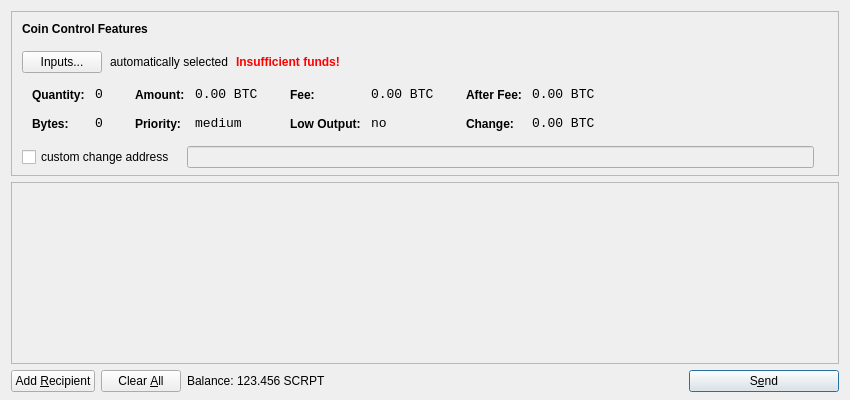
<?xml version="1.0" encoding="UTF-8"?>
<ui version="4.0">
 <class>SendCoinsDialog</class>
 <widget class="QDialog" name="SendCoinsDialog">
  <property name="geometry">
   <rect>
    <x>0</x>
    <y>0</y>
    <width>850</width>
    <height>400</height>
   </rect>
  </property>
  <property name="windowTitle">
   <string>Send Coins</string>
  </property>
  <layout class="QVBoxLayout" name="verticalLayout" stretch="0,1,0">
   <property name="bottomMargin">
    <number>8</number>
   </property>
   <item>
    <widget class="QFrame" name="frameCoinControl">
     <property name="sizePolicy">
      <sizepolicy hsizetype="Expanding" vsizetype="Expanding">
       <horstretch>0</horstretch>
       <verstretch>0</verstretch>
      </sizepolicy>
     </property>
     <property name="maximumSize">
      <size>
       <width>16777215</width>
       <height>16777215</height>
      </size>
     </property>
     <property name="frameShape">
      <enum>QFrame::StyledPanel</enum>
     </property>
     <property name="frameShadow">
      <enum>QFrame::Sunken</enum>
     </property>
     <layout class="QVBoxLayout" name="verticalLayoutCoinControl2">
      <property name="spacing">
       <number>-1</number>
      </property>
      <property name="leftMargin">
       <number>0</number>
      </property>
      <property name="topMargin">
       <number>0</number>
      </property>
      <property name="rightMargin">
       <number>0</number>
      </property>
      <property name="bottomMargin">
       <number>6</number>
      </property>
      <item>
       <layout class="QVBoxLayout" name="verticalLayoutCoinControl" stretch="0,0,0,0,1">
        <property name="spacing">
         <number>0</number>
        </property>
        <property name="leftMargin">
         <number>10</number>
        </property>
        <property name="topMargin">
         <number>10</number>
        </property>
        <item>
         <layout class="QHBoxLayout" name="horizontalLayoutCoinControl1">
          <property name="bottomMargin">
           <number>15</number>
          </property>
          <item>
           <widget class="QLabel" name="labelCoinControlFeatures">
            <property name="sizePolicy">
             <sizepolicy hsizetype="Preferred" vsizetype="Maximum">
              <horstretch>0</horstretch>
              <verstretch>0</verstretch>
             </sizepolicy>
            </property>
            <property name="font">
             <font>
              <weight>75</weight>
              <bold>true</bold>
             </font>
            </property>
            <property name="styleSheet">
             <string notr="true">font-weight:bold;</string>
            </property>
            <property name="text">
             <string>Coin Control Features</string>
            </property>
           </widget>
          </item>
         </layout>
        </item>
        <item>
         <layout class="QHBoxLayout" name="horizontalLayoutCoinControl2" stretch="0,0,0,0">
          <property name="spacing">
           <number>8</number>
          </property>
          <property name="bottomMargin">
           <number>10</number>
          </property>
          <item>
           <widget class="QPushButton" name="pushButtonCoinControl">
            <property name="styleSheet">
             <string notr="true"/>
            </property>
            <property name="text">
             <string>Inputs...</string>
            </property>
           </widget>
          </item>
          <item>
           <widget class="QLabel" name="labelCoinControlAutomaticallySelected">
            <property name="text">
             <string>automatically selected</string>
            </property>
            <property name="margin">
             <number>5</number>
            </property>
           </widget>
          </item>
          <item>
           <widget class="QLabel" name="labelCoinControlInsuffFunds">
            <property name="font">
             <font>
              <weight>75</weight>
              <bold>true</bold>
             </font>
            </property>
            <property name="styleSheet">
             <string notr="true">color:red;font-weight:bold;</string>
            </property>
            <property name="text">
             <string>Insufficient funds!</string>
            </property>
            <property name="margin">
             <number>5</number>
            </property>
           </widget>
          </item>
          <item>
           <spacer name="horizontalSpacerCoinControl">
            <property name="orientation">
             <enum>Qt::Horizontal</enum>
            </property>
            <property name="sizeHint" stdset="0">
             <size>
              <width>40</width>
              <height>1</height>
             </size>
            </property>
           </spacer>
          </item>
         </layout>
        </item>
        <item>
         <widget class="QWidget" name="widgetCoinControl" native="true">
          <property name="sizePolicy">
           <sizepolicy hsizetype="Preferred" vsizetype="Preferred">
            <horstretch>0</horstretch>
            <verstretch>0</verstretch>
           </sizepolicy>
          </property>
          <property name="minimumSize">
           <size>
            <width>0</width>
            <height>0</height>
           </size>
          </property>
          <property name="styleSheet">
           <string notr="true"/>
          </property>
          <layout class="QHBoxLayout" name="horizontalLayoutCoinControl5">
           <property name="margin">
            <number>0</number>
           </property>
           <item>
            <layout class="QHBoxLayout" name="horizontalLayoutCoinControl3" stretch="0,0,0,1">
             <property name="spacing">
              <number>20</number>
             </property>
             <property name="topMargin">
              <number>0</number>
             </property>
             <property name="bottomMargin">
              <number>10</number>
             </property>
             <item>
              <layout class="QFormLayout" name="formLayoutCoinControl1">
               <property name="horizontalSpacing">
                <number>10</number>
               </property>
               <property name="verticalSpacing">
                <number>14</number>
               </property>
               <property name="leftMargin">
                <number>10</number>
               </property>
               <property name="topMargin">
                <number>4</number>
               </property>
               <property name="rightMargin">
                <number>6</number>
               </property>
               <item row="0" column="0">
                <widget class="QLabel" name="labelCoinControlQuantityText">
                 <property name="styleSheet">
                  <string notr="true">font-weight:bold;</string>
                 </property>
                 <property name="text">
                  <string>Quantity:</string>
                 </property>
                 <property name="margin">
                  <number>0</number>
                 </property>
                </widget>
               </item>
               <item row="0" column="1">
                <widget class="QLabel" name="labelCoinControlQuantity">
                 <property name="font">
                  <font>
                   <family>Monospace</family>
                   <pointsize>10</pointsize>
                  </font>
                 </property>
                 <property name="cursor">
                  <cursorShape>IBeamCursor</cursorShape>
                 </property>
                 <property name="contextMenuPolicy">
                  <enum>Qt::ActionsContextMenu</enum>
                 </property>
                 <property name="text">
                  <string notr="true">0</string>
                 </property>
                 <property name="margin">
                  <number>0</number>
                 </property>
                 <property name="textInteractionFlags">
                  <set>Qt::LinksAccessibleByMouse|Qt::TextSelectableByKeyboard|Qt::TextSelectableByMouse</set>
                 </property>
                </widget>
               </item>
               <item row="1" column="0">
                <widget class="QLabel" name="labelCoinControlBytesText">
                 <property name="styleSheet">
                  <string notr="true">font-weight:bold;</string>
                 </property>
                 <property name="text">
                  <string>Bytes:</string>
                 </property>
                </widget>
               </item>
               <item row="1" column="1">
                <widget class="QLabel" name="labelCoinControlBytes">
                 <property name="font">
                  <font>
                   <family>Monospace</family>
                   <pointsize>10</pointsize>
                  </font>
                 </property>
                 <property name="cursor">
                  <cursorShape>IBeamCursor</cursorShape>
                 </property>
                 <property name="contextMenuPolicy">
                  <enum>Qt::ActionsContextMenu</enum>
                 </property>
                 <property name="text">
                  <string notr="true">0</string>
                 </property>
                 <property name="textInteractionFlags">
                  <set>Qt::LinksAccessibleByMouse|Qt::TextSelectableByKeyboard|Qt::TextSelectableByMouse</set>
                 </property>
                </widget>
               </item>
              </layout>
             </item>
             <item>
              <layout class="QFormLayout" name="formLayoutCoinControl2">
               <property name="horizontalSpacing">
                <number>10</number>
               </property>
               <property name="verticalSpacing">
                <number>14</number>
               </property>
               <property name="leftMargin">
                <number>6</number>
               </property>
               <property name="topMargin">
                <number>4</number>
               </property>
               <property name="rightMargin">
                <number>6</number>
               </property>
               <item row="0" column="0">
                <widget class="QLabel" name="labelCoinControlAmountText">
                 <property name="styleSheet">
                  <string notr="true">font-weight:bold;</string>
                 </property>
                 <property name="text">
                  <string>Amount:</string>
                 </property>
                 <property name="margin">
                  <number>0</number>
                 </property>
                </widget>
               </item>
               <item row="0" column="1">
                <widget class="QLabel" name="labelCoinControlAmount">
                 <property name="font">
                  <font>
                   <family>Monospace</family>
                   <pointsize>10</pointsize>
                  </font>
                 </property>
                 <property name="cursor">
                  <cursorShape>IBeamCursor</cursorShape>
                 </property>
                 <property name="contextMenuPolicy">
                  <enum>Qt::ActionsContextMenu</enum>
                 </property>
                 <property name="text">
                  <string notr="true">0.00 BTC</string>
                 </property>
                 <property name="textInteractionFlags">
                  <set>Qt::LinksAccessibleByMouse|Qt::TextSelectableByKeyboard|Qt::TextSelectableByMouse</set>
                 </property>
                </widget>
               </item>
               <item row="1" column="0">
                <widget class="QLabel" name="labelCoinControlPriorityText">
                 <property name="styleSheet">
                  <string notr="true">font-weight:bold;</string>
                 </property>
                 <property name="text">
                  <string>Priority:</string>
                 </property>
                </widget>
               </item>
               <item row="1" column="1">
                <widget class="QLabel" name="labelCoinControlPriority">
                 <property name="font">
                  <font>
                   <family>Monospace</family>
                   <pointsize>10</pointsize>
                  </font>
                 </property>
                 <property name="cursor">
                  <cursorShape>IBeamCursor</cursorShape>
                 </property>
                 <property name="contextMenuPolicy">
                  <enum>Qt::ActionsContextMenu</enum>
                 </property>
                 <property name="text">
                  <string>medium</string>
                 </property>
                 <property name="textInteractionFlags">
                  <set>Qt::LinksAccessibleByMouse|Qt::TextSelectableByKeyboard|Qt::TextSelectableByMouse</set>
                 </property>
                </widget>
               </item>
              </layout>
             </item>
             <item>
              <layout class="QFormLayout" name="formLayoutCoinControl3">
               <property name="horizontalSpacing">
                <number>10</number>
               </property>
               <property name="verticalSpacing">
                <number>14</number>
               </property>
               <property name="leftMargin">
                <number>6</number>
               </property>
               <property name="topMargin">
                <number>4</number>
               </property>
               <property name="rightMargin">
                <number>6</number>
               </property>
               <item row="0" column="0">
                <widget class="QLabel" name="labelCoinControlFeeText">
                 <property name="styleSheet">
                  <string notr="true">font-weight:bold;</string>
                 </property>
                 <property name="text">
                  <string>Fee:</string>
                 </property>
                 <property name="margin">
                  <number>0</number>
                 </property>
                </widget>
               </item>
               <item row="0" column="1">
                <widget class="QLabel" name="labelCoinControlFee">
                 <property name="font">
                  <font>
                   <family>Monospace</family>
                   <pointsize>10</pointsize>
                  </font>
                 </property>
                 <property name="cursor">
                  <cursorShape>IBeamCursor</cursorShape>
                 </property>
                 <property name="contextMenuPolicy">
                  <enum>Qt::ActionsContextMenu</enum>
                 </property>
                 <property name="text">
                  <string notr="true">0.00 BTC</string>
                 </property>
                 <property name="textInteractionFlags">
                  <set>Qt::LinksAccessibleByMouse|Qt::TextSelectableByKeyboard|Qt::TextSelectableByMouse</set>
                 </property>
                </widget>
               </item>
               <item row="1" column="0">
                <widget class="QLabel" name="labelCoinControlLowOutputText">
                 <property name="styleSheet">
                  <string notr="true">font-weight:bold;</string>
                 </property>
                 <property name="text">
                  <string>Low Output:</string>
                 </property>
                </widget>
               </item>
               <item row="1" column="1">
                <widget class="QLabel" name="labelCoinControlLowOutput">
                 <property name="font">
                  <font>
                   <family>Monospace</family>
                   <pointsize>10</pointsize>
                  </font>
                 </property>
                 <property name="cursor">
                  <cursorShape>IBeamCursor</cursorShape>
                 </property>
                 <property name="contextMenuPolicy">
                  <enum>Qt::ActionsContextMenu</enum>
                 </property>
                 <property name="text">
                  <string>no</string>
                 </property>
                 <property name="textInteractionFlags">
                  <set>Qt::LinksAccessibleByMouse|Qt::TextSelectableByKeyboard|Qt::TextSelectableByMouse</set>
                 </property>
                </widget>
               </item>
              </layout>
             </item>
             <item>
              <layout class="QFormLayout" name="formLayoutCoinControl4">
               <property name="horizontalSpacing">
                <number>10</number>
               </property>
               <property name="verticalSpacing">
                <number>14</number>
               </property>
               <property name="leftMargin">
                <number>6</number>
               </property>
               <property name="topMargin">
                <number>4</number>
               </property>
               <property name="rightMargin">
                <number>6</number>
               </property>
               <item row="0" column="0">
                <widget class="QLabel" name="labelCoinControlAfterFeeText">
                 <property name="styleSheet">
                  <string notr="true">font-weight:bold;</string>
                 </property>
                 <property name="text">
                  <string>After Fee:</string>
                 </property>
                 <property name="margin">
                  <number>0</number>
                 </property>
                </widget>
               </item>
               <item row="0" column="1">
                <widget class="QLabel" name="labelCoinControlAfterFee">
                 <property name="font">
                  <font>
                   <family>Monospace</family>
                   <pointsize>10</pointsize>
                  </font>
                 </property>
                 <property name="cursor">
                  <cursorShape>IBeamCursor</cursorShape>
                 </property>
                 <property name="contextMenuPolicy">
                  <enum>Qt::ActionsContextMenu</enum>
                 </property>
                 <property name="text">
                  <string notr="true">0.00 BTC</string>
                 </property>
                 <property name="textInteractionFlags">
                  <set>Qt::LinksAccessibleByMouse|Qt::TextSelectableByKeyboard|Qt::TextSelectableByMouse</set>
                 </property>
                </widget>
               </item>
               <item row="1" column="0">
                <widget class="QLabel" name="labelCoinControlChangeText">
                 <property name="styleSheet">
                  <string notr="true">font-weight:bold;</string>
                 </property>
                 <property name="text">
                  <string>Change:</string>
                 </property>
                </widget>
               </item>
               <item row="1" column="1">
                <widget class="QLabel" name="labelCoinControlChange">
                 <property name="font">
                  <font>
                   <family>Monospace</family>
                   <pointsize>10</pointsize>
                  </font>
                 </property>
                 <property name="cursor">
                  <cursorShape>IBeamCursor</cursorShape>
                 </property>
                 <property name="contextMenuPolicy">
                  <enum>Qt::ActionsContextMenu</enum>
                 </property>
                 <property name="text">
                  <string notr="true">0.00 BTC</string>
                 </property>
                 <property name="textInteractionFlags">
                  <set>Qt::LinksAccessibleByMouse|Qt::TextSelectableByKeyboard|Qt::TextSelectableByMouse</set>
                 </property>
                </widget>
               </item>
              </layout>
             </item>
            </layout>
           </item>
          </layout>
         </widget>
        </item>
        <item>
         <layout class="QHBoxLayout" name="horizontalLayoutCoinControl4" stretch="0,0,0">
          <property name="spacing">
           <number>12</number>
          </property>
          <property name="sizeConstraint">
           <enum>QLayout::SetDefaultConstraint</enum>
          </property>
          <property name="topMargin">
           <number>5</number>
          </property>
          <property name="rightMargin">
           <number>5</number>
          </property>
          <item>
           <widget class="QCheckBox" name="checkBoxCoinControlChange">
            <property name="text">
             <string>custom change address</string>
            </property>
           </widget>
          </item>
          <item>
           <widget class="QLineEdit" name="lineEditCoinControlChange">
            <property name="enabled">
             <bool>false</bool>
            </property>
            <property name="sizePolicy">
             <sizepolicy hsizetype="Expanding" vsizetype="Fixed">
              <horstretch>0</horstretch>
              <verstretch>0</verstretch>
             </sizepolicy>
            </property>
           </widget>
          </item>
          <item>
           <widget class="QLabel" name="labelCoinControlChangeLabel">
            <property name="sizePolicy">
             <sizepolicy hsizetype="Preferred" vsizetype="Expanding">
              <horstretch>0</horstretch>
              <verstretch>0</verstretch>
             </sizepolicy>
            </property>
            <property name="minimumSize">
             <size>
              <width>0</width>
              <height>0</height>
             </size>
            </property>
            <property name="text">
             <string/>
            </property>
            <property name="margin">
             <number>3</number>
            </property>
           </widget>
          </item>
         </layout>
        </item>
        <item>
         <spacer name="verticalSpacerCoinControl">
          <property name="orientation">
           <enum>Qt::Vertical</enum>
          </property>
          <property name="sizeHint" stdset="0">
           <size>
            <width>800</width>
            <height>1</height>
           </size>
          </property>
         </spacer>
        </item>
       </layout>
      </item>
     </layout>
    </widget>
   </item>
   <item>
    <widget class="QScrollArea" name="scrollArea">
     <property name="widgetResizable">
      <bool>true</bool>
     </property>
     <widget class="QWidget" name="scrollAreaWidgetContents">
      <property name="geometry">
       <rect>
        <x>0</x>
        <y>0</y>
        <width>830</width>
        <height>165</height>
       </rect>
      </property>
      <layout class="QVBoxLayout" name="verticalLayout_2">
       <property name="margin">
        <number>0</number>
       </property>
       <item>
        <layout class="QVBoxLayout" name="entries">
         <property name="spacing">
          <number>6</number>
         </property>
        </layout>
       </item>
       <item>
        <spacer name="verticalSpacer">
         <property name="orientation">
          <enum>Qt::Vertical</enum>
         </property>
         <property name="sizeHint" stdset="0">
          <size>
           <width>20</width>
           <height>40</height>
          </size>
         </property>
        </spacer>
       </item>
      </layout>
     </widget>
    </widget>
   </item>
   <item>
    <layout class="QHBoxLayout" name="horizontalLayout">
     <item>
      <widget class="QPushButton" name="addButton">
       <property name="toolTip">
        <string>Send to multiple recipients at once</string>
       </property>
       <property name="text">
        <string>Add &amp;Recipient</string>
       </property>
       <property name="icon">
        <iconset resource="../bitcoin.qrc">
         <normaloff>:/icons/add</normaloff>:/icons/add</iconset>
       </property>
       <property name="autoDefault">
        <bool>false</bool>
       </property>
      </widget>
     </item>
     <item>
      <widget class="QPushButton" name="clearButton">
       <property name="sizePolicy">
        <sizepolicy hsizetype="Minimum" vsizetype="Fixed">
         <horstretch>0</horstretch>
         <verstretch>0</verstretch>
        </sizepolicy>
       </property>
       <property name="toolTip">
        <string>Remove all transaction fields</string>
       </property>
       <property name="text">
        <string>Clear &amp;All</string>
       </property>
       <property name="icon">
        <iconset resource="../bitcoin.qrc">
         <normaloff>:/icons/remove</normaloff>:/icons/remove</iconset>
       </property>
       <property name="autoRepeatDelay">
        <number>300</number>
       </property>
       <property name="autoDefault">
        <bool>false</bool>
       </property>
      </widget>
     </item>
     <item>
      <layout class="QHBoxLayout" name="horizontalLayout_2">
       <property name="spacing">
        <number>3</number>
       </property>
       <item>
        <widget class="QLabel" name="label">
         <property name="text">
          <string>Balance:</string>
         </property>
        </widget>
       </item>
       <item>
        <widget class="QLabel" name="labelBalance">
         <property name="cursor">
          <cursorShape>IBeamCursor</cursorShape>
         </property>
         <property name="text">
          <string>123.456 SCRPT</string>
         </property>
         <property name="textInteractionFlags">
          <set>Qt::LinksAccessibleByMouse|Qt::TextSelectableByKeyboard|Qt::TextSelectableByMouse</set>
         </property>
        </widget>
       </item>
      </layout>
     </item>
     <item>
      <spacer name="horizontalSpacer">
       <property name="orientation">
        <enum>Qt::Horizontal</enum>
       </property>
       <property name="sizeHint" stdset="0">
        <size>
         <width>40</width>
         <height>20</height>
        </size>
       </property>
      </spacer>
     </item>
     <item>
      <widget class="QPushButton" name="sendButton">
       <property name="minimumSize">
        <size>
         <width>150</width>
         <height>0</height>
        </size>
       </property>
       <property name="toolTip">
        <string>Confirm the send action</string>
       </property>
       <property name="text">
        <string>S&amp;end</string>
       </property>
       <property name="icon">
        <iconset resource="../bitcoin.qrc">
         <normaloff>:/icons/send</normaloff>:/icons/send</iconset>
       </property>
       <property name="default">
        <bool>true</bool>
       </property>
      </widget>
     </item>
    </layout>
   </item>
  </layout>
 </widget>
 <resources>
  <include location="../bitcoin.qrc"/>
 </resources>
 <connections/>
</ui>
